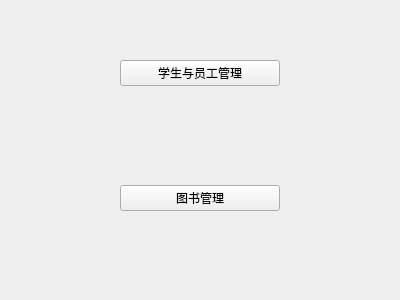
<?xml version="1.0" encoding="UTF-8"?>
<ui version="4.0">
 <class>admin_main</class>
 <widget class="QWidget" name="admin_main">
  <property name="geometry">
   <rect>
    <x>0</x>
    <y>0</y>
    <width>400</width>
    <height>300</height>
   </rect>
  </property>
  <property name="windowTitle">
   <string>Form</string>
  </property>
  <widget class="QWidget" name="verticalLayoutWidget">
   <property name="geometry">
    <rect>
     <x>120</x>
     <y>60</y>
     <width>160</width>
     <height>151</height>
    </rect>
   </property>
   <layout class="QVBoxLayout" name="verticalLayout">
    <item>
     <widget class="QPushButton" name="student_manage">
      <property name="text">
       <string>学生与员工管理</string>
      </property>
     </widget>
    </item>
    <item>
     <spacer name="verticalSpacer">
      <property name="orientation">
       <enum>Qt::Vertical</enum>
      </property>
      <property name="sizeHint" stdset="0">
       <size>
        <width>20</width>
        <height>40</height>
       </size>
      </property>
     </spacer>
    </item>
    <item>
     <widget class="QPushButton" name="book_manage">
      <property name="text">
       <string>图书管理</string>
      </property>
     </widget>
    </item>
   </layout>
  </widget>
 </widget>
 <resources/>
 <connections/>
</ui>
